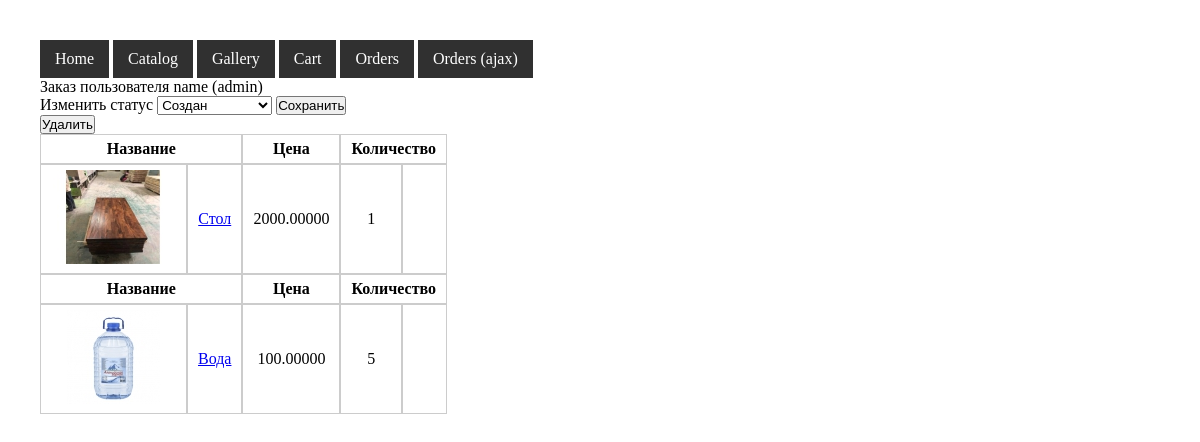
The app's page /order/edit?id=9 (signed in) with its own data.
### tables this page shows
CREATE TABLE `menu` (
  `id` int(11) NOT NULL,
  `parent_id` int(11) DEFAULT NULL,
  `text` text DEFAULT NULL,
  `href` text DEFAULT NULL,
  `order` int(11) NOT NULL DEFAULT 0
);

CREATE TABLE `user` (
  `id` int(11) NOT NULL,
  `name` text NOT NULL,
  `login` text NOT NULL,
  `email` text NOT NULL,
  `password` text NOT NULL
);

CREATE TABLE `product` (
  `id` int(11) NOT NULL,
  `name` text NOT NULL,
  `description` longtext DEFAULT '',
  `cost` decimal(10,5) NOT NULL DEFAULT 0.00000,
  `views` int(11) NOT NULL DEFAULT 0
);

CREATE TABLE `image` (
  `id` int(11) NOT NULL,
  `originalfile` text NOT NULL,
  `previewfile` text NOT NULL,
  `views` int(11) NOT NULL DEFAULT 0
);

### engine/render.php (called while the page is built, shortened)
<?php
function render(
  string $template,
  array $params = [],
  $useLayout = true
) {
  $content = renderTemplate($template, $params);
  if ($useLayout) {
    $menu = isset($params["menu"]) ? renderTemplate("menu/index", ["menu" => $params["menu"]]) : "";
    $content = renderTemplate('layout', compact("content", "menu", "header", "footer"));
  }
  return $content;
}
function renderTemplate(string $template, array $params = [])
{
  extract($params);
  include VIEWS_DIR . "{$template}.php";
  return ob_get_clean();
}

### engine/base.php (called while the page is built, shortened)
<?php
function get($name)
{
  return $_GET[$name];
}

### engine/order.php (called while the page is built, shortened)
<?php
function getOrderById($orderId)
{
  $id = (int) $orderId;
  $query = "SELECT * FROM `order` WHERE `id` = {$id}";
  return dbQueryOne($query);
}
function getOrderProducts($orderId)
{
  $id = (int) $orderId;
  $query = "SELECT * FROM `order_product` WHERE `order_id` = {$id} ORDER BY `id` DESC";
  return dbQueryAll($query);
}
function getOrderStatus($orderId)
{
  $id = (int) $orderId;
  $query = "SELECT * FROM `status` WHERE `id` = {$id}";
  return dbQueryOne($query);
}
function getAllOrderStatuses()
{
  $query = "SELECT * FROM `status` ORDER BY `id`";
  return dbQueryAll($query);
}

### engine/db.php (called while the page is built, shortened)
<?php
function dbConnect()
{
  static $link;
  if (!isset($link) || mysqli_ping($link) === false) {
    $link = mysqli_connect(DB_HOST, DB_USER, DB_PASSWORD, DB_BASE);
    mysqli_set_charset($link, "utf8");
  }
  return $link;
}
function dbQueryAll($query)
{
  return mysqli_fetch_all(mysqli_query(dbConnect(), $query), MYSQLI_ASSOC);
}
function dbQueryOne($query)
{
  return mysqli_fetch_all(mysqli_query(dbConnect(), $query), MYSQLI_ASSOC)[0];
}

### engine/product.php (called while the page is built, shortened)
<?php
require_once ENGINE_DIR . "db.php";
function getProductById($id)
{
  $prodId = (int) $id;
  $query = "SELECT * FROM `product` WHERE `id` = {$prodId}";
  return dbQueryOne($query);
}
function getProductImages($productId)
{
  $id = (int) $productId;
  $query = "SELECT * FROM `image` WHERE `id` in (SELECT `image_id` FROM `product_image` WHERE `product_id` = {$id}) ORDER BY `views` DESC";
  return dbQueryAll($query);
}

### engine/user.php (called while the page is built, shortened)
<?php
require_once ENGINE_DIR . "db.php";
require_once __DIR__ . "/base.php";
function getUserById($id)
{
  $userId = (int) $id;
  $query = "SELECT * FROM `user` WHERE `id` = {$userId}";
  return dbQueryOne($query);
}

### engine/menu.php (called while the page is built, shortened)
<?php
require_once ENGINE_DIR . "db.php";
function getMenuItems(): array
{
  $query = "SELECT * FROM `menu` WHERE `parent_id` IS NULL";
  return dbQueryAll($query);
}

### views/order/edit.php (the view, shortened to what this page needs)
<div>
  <div>Заказ пользователя <?= $order["user"]["name"] ?> (<?= $order["user"]["login"] ?>)</div>
  <form action="" enctype="multipart/form-data" method="post">
    <label>Изменить статус</label>
    <select name="status">
      <?php foreach ($statuses as $status) : ?>
        <option value="<?= $status["id"] ?>" <?= $status["id"] === $order["status"]["id"] ? "selected" : "" ?>>
          <?= $status["status"] ?>
        </option>
      <?php endforeach; ?>
    </select>
    <input type="submit" value="Сохранить" />
  </form>
  <form action="/order/delete" enctype="multipart/form-data" method="post">
    <input type="submit" value="Удалить" />
  </form>
  <table cellpadding="0" cellspacing="0"><?php foreach ($order["products"] as $product) : ?>
      <tr>
        <th colspan="2">Название</th>
        <th>Цена</th>
        <th colspan="2">Количество</th>
      </tr>
      <tr>
        <td>
          <a href="/product/view?id=<?= $product["id"] ?>">
            <?php if ($product["image"] ?? false) : ?>
              <img src="<?= $product["image"]["previewfile"] ?>" />
            <?php else : ?>
              Изображение отсутствует
            <?php endif; ?>
          </a>
        </td>
        <td>
          <a href="/product/view?id=<?= $product["id"] ?>">
            <?= $product["name"] ?>
          </a>
        </td>
        <td><?= $product["cost"] ?></td>
        <td><?= $product["amount"] ?></td>
        <td>
        </td>
      </tr>
    <?php endforeach; ?>
  </table>
</div>

### views/menu/index.php
<ul class="menu">
  <?php foreach ($menu as $menuItem) : ?>
    <li class="menu__item">
      <a href="<?= $menuItem["href"] ?>"><?= $menuItem["text"] ?></a>
    </li>
  <?php endforeach; ?>
</ul>

### public/css/style.css (style rules this page uses)
* { padding: 0; margin: 0; }
body { padding: 40px; }
ul.menu { list-style: none; display: inline-block; }
li.menu__item { display: inline-block; background-color: rgb(48, 48, 48); padding: 10px 15px; }
li.menu__item a { color: #fff; text-decoration: none; }
th, td { padding: 5px 10px; border: 1px solid #ccc; text-align: center; vertical-align: middle; }

### records on screen
menu: text "Home"
menu: text "Catalog"
menu: text "Gallery"
menu: text "Cart"
menu: text "Orders"
menu: text "Orders (ajax)"
user: name "name", login "admin"
product: image.previewfile (picture), name "Стол", cost "2000.00000", amount "1"
product: image.previewfile (picture), name "Вода", cost "100.00000", amount "5"

### other values on screen
form field status "Создан"
